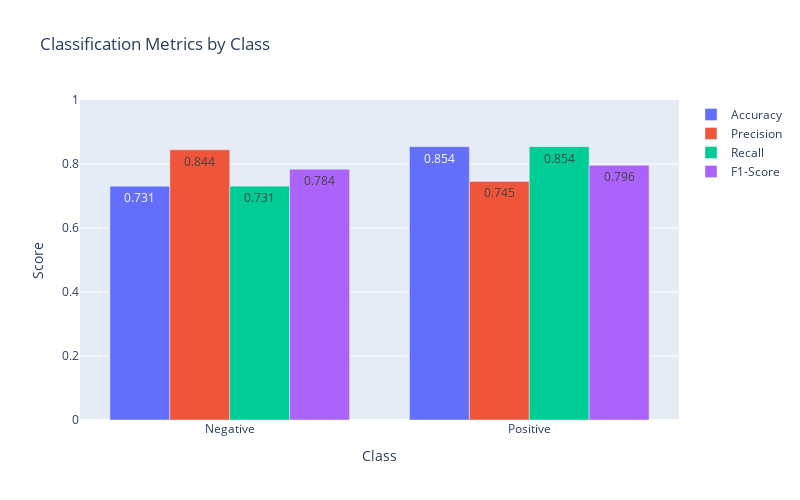

Notebook code cell kept with this figure:
### Code cell
# Calculate metrics per class
precision, recall, f1, support = precision_recall_fscore_support(
    all_labels, all_preds, average=None
)

# Calculate per-class accuracy
class_correct = np.diag(cm)
class_total = cm.sum(axis=1)
accuracy = class_correct / class_total

# Create grouped bar chart
fig = go.Figure()

fig.add_trace(
    go.Bar(
        name="Accuracy",
        x=classes,
        y=accuracy,
        text=[f"{a:.3f}" for a in accuracy],
        textposition="auto",
    )
)

fig.add_trace(
    go.Bar(
        name="Precision",
        x=classes,
        y=precision,
        text=[f"{p:.3f}" for p in precision],
        textposition="auto",
    )
)

fig.add_trace(
    go.Bar(
        name="Recall",
        x=classes,
        y=recall,
        text=[f"{r:.3f}" for r in recall],
        textposition="auto",
    )
)

fig.add_trace(
    go.Bar(
        name="F1-Score",
        x=classes,
        y=f1,
        text=[f"{f:.3f}" for f in f1],
        textposition="auto",
    )
)

fig.update_layout(
    title="Classification Metrics by Class",
    xaxis_title="Class",
    yaxis_title="Score",
    yaxis_range=[0, 1],
    barmode="group",
    width=800,
    height=500,
)

fig.show()

# Print overall metrics
overall_accuracy = (all_preds == all_labels).mean()
print(f"\nOverall Accuracy: {overall_accuracy:.2%}")
print(f"Average Precision: {precision.mean():.3f}")
print(f"Average Recall: {recall.mean():.3f}")
print(f"Average F1-Score: {f1.mean():.3f}")

### Figure 1 — Plotly figure (JSON) as saved in the notebook; plotly's stock layout.template omitted (floating-point values rounded to 4 significant figures)
{"data": [{"name": "Accuracy", "text": ["0.731", "0.854"], "textposition": "auto", "type": "bar", "x": ["Negative", "Positive"], "y": [0.7308, 0.8542]}, {"name": "Precision", "text": ["0.844", "0.745"], "textposition": "auto", "type": "bar", "x": ["Negative", "Positive"], "y": [0.8444, 0.7455]}, {"name": "Recall", "text": ["0.731", "0.854"], "textposition": "auto", "type": "bar", "x": ["Negative", "Positive"], "y": [0.7308, 0.8542]}, {"name": "F1-Score", "text": ["0.784", "0.796"], "textposition": "auto", "type": "bar", "x": ["Negative", "Positive"], "y": [0.7835, 0.7961]}], "layout": {"barmode": "group", "height": 500, "title": {"text": "Classification Metrics by Class"}, "width": 800, "xaxis": {"title": {"text": "Class"}}, "yaxis": {"range": [0, 1], "title": {"text": "Score"}}}}
